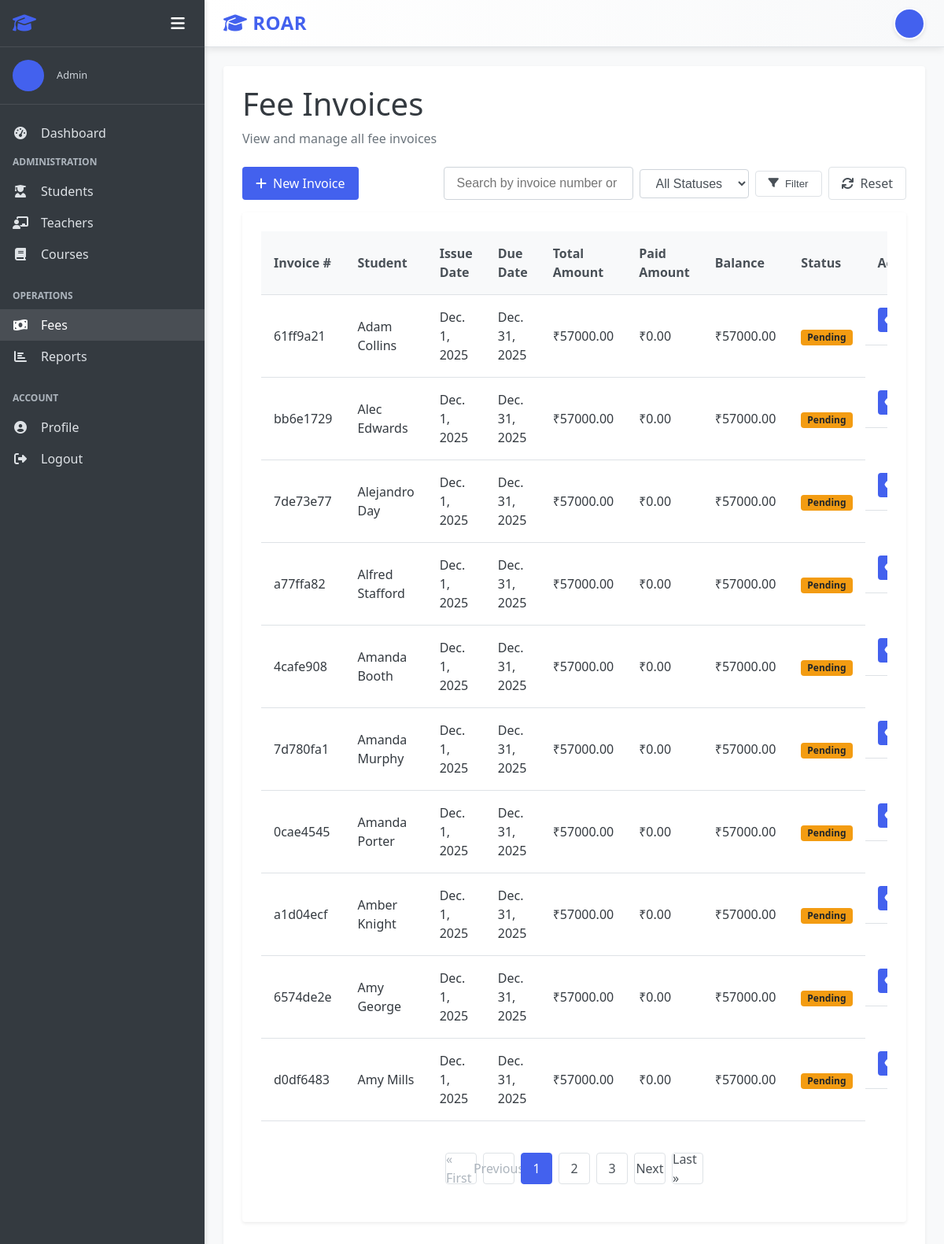
/fees/invoices/ (signed in), run on the app's committed database.
### accounts/models.py (models this page shows, shortened)
class User(AbstractUser):
    USER_TYPE_CHOICES = (
        ('admin', 'Admin'),
        ('teacher', 'Teacher'),
        ('student', 'Student'),
    )
    user_type = models.CharField(max_length=10, choices=USER_TYPE_CHOICES, default='student')
    profile_pic = models.ImageField(upload_to='profile_pics/', null=True, blank=True)
    address = models.TextField(null=True, blank=True)
    mobile = models.CharField(max_length=15, null=True, blank=True)
    department = models.ForeignKey(Department, on_delete=models.CASCADE,default=None ,null=True, blank=True)
    @property
    def is_admin(self):
        return self.user_type == 'admin'
    @property
    def is_teacher(self):
        return self.user_type == 'teacher'
    @property
    def is_student(self):
        return self.user_type == 'student'

### fees/models.py (models this page shows, shortened)
class FeeInvoice(models.Model):
    STATUS_CHOICES = (
        ('pending', 'Pending'),
        ('paid', 'Paid'),
        ('overdue', 'Overdue'),
        ('cancelled', 'Cancelled'),
    )
    invoice_number = models.CharField(max_length=20, unique=True, default=uuid.uuid4)
    student = models.ForeignKey(Student, on_delete=models.CASCADE, related_name='fee_invoices')
    total_amount = models.DecimalField(max_digits=10, decimal_places=2)
    paid_amount = models.DecimalField(max_digits=10, decimal_places=2, default=0)
    status = models.CharField(max_length=10, choices=STATUS_CHOICES, default='pending')
    due_date = models.DateField()
    issue_date = models.DateField(auto_now_add=True)
    notes = models.TextField(blank=True, null=True)
    @property
    def balance(self):
        return self.total_amount - self.paid_amount
    class Meta:
        ordering = ['-issue_date']

### students/models.py (models this page shows, shortened)
class Student(models.Model):
    user = models.OneToOneField(User, on_delete=models.CASCADE, related_name='student_profile')
    student_id = models.CharField(max_length=20, unique=True)
    date_of_birth = models.DateField(null=True, blank=True)
    gender = models.CharField(max_length=10, choices=(('male', 'Male'), ('female', 'Female'), ('other', 'Other')))
    parent_name = models.CharField(max_length=100, null=True, blank=True)
    parent_mobile = models.CharField(max_length=15, null=True, blank=True)
    admission_date = models.DateField(auto_now_add=True)
    class Meta:
        ordering = ['user__first_name', 'user__last_name']

### fees/views.py (the view)
# urls.py: path('invoices/', views.FeeInvoiceListView.as_view(), name='fee_invoice_list'),
class FeeInvoiceListView(LoginRequiredMixin, AdminRequiredMixin, ListView):
    model = FeeInvoice
    template_name = 'fees/fee_invoice_list.html'
    context_object_name = 'invoices'
    paginate_by = 10

### students/views.py (called while the page is built)
    def test_func(self):
        return self.request.user.is_authenticated and self.request.user.is_admin

### templates/fees/fee_invoice_list.html (shortened to what this page needs)
{% extends "base.html" %}
{% block content %}
<div class="dashboard-header">
    <h1>Fee Invoices</h1>
    <p>View and manage all fee invoices</p>
</div>
<div class="action-bar">
    <div class="action-buttons">
        <a href="{% url 'fee_invoice_create' %}" class="btn btn-primary">
            <i class="fas fa-plus"></i> New Invoice
        </a>
    </div>
    <div class="filter-section">
        <form method="get" class="filter-form">
            <div class="form-group">
                <input type="text" name="search" placeholder="Search by invoice number or student" class="form-control" value="{{ request.GET.search }}">
            </div>
            <div class="form-group">
                <select name="status" class="form-control">
                    <option value="">All Statuses</option>
                </select>
            </div>
            <button type="submit" class="btn btn-outline">
                <i class="fas fa-filter"></i> Filter
            </button>
            <a href="{% url 'fee_invoice_list' %}" class="btn btn-outline">
                <i class="fas fa-sync"></i> Reset
            </a>
        </form>
    </div>
</div>
<div class="card">
    <div class="card-body">
        {% if invoices %}
        <div class="table-container">
            <table class="table">
                <thead>
                    <tr>
                        <th>Invoice #</th>
                        <th>Student</th>
                        <th>Issue Date</th>
                        <th>Due Date</th>
                        <th>Total Amount</th>
                        <th>Paid Amount</th>
                        <th>Balance</th>
                        <th>Status</th>
                        <th>Actions</th>
                    </tr>
                </thead>
                <tbody>
                    {% for invoice in invoices %}
                    <tr>
                        <td>{{ invoice.invoice_number }}</td>
                        <td>{{ invoice.student.user.get_full_name }}</td>
                        <td>{{ invoice.issue_date }}</td>
                        <td>{{ invoice.due_date }}</td>
                        <td>₹{{ invoice.total_amount|floatformat:2 }}</td>
                        <td>₹{{ invoice.paid_amount|floatformat:2 }}</td>
                        <td>₹{{ invoice.balance|floatformat:2 }}</td>
                        <td>
                            <span class="badge {% if invoice.status == 'paid' %}badge-success{% elif invoice.status == 'pending' %}badge-warning{% elif invoice.status == 'overdue' %}badge-danger{% else %}badge-secondary{% endif %}">
                                {{ invoice.get_status_display }}
                            </span>
                        </td>
                        <td class="table-actions">
                            <a href="{% url 'fee_invoice_detail' invoice.id %}" class="btn btn-sm btn-primary">
                                <i class="fas fa-eye"></i> View
                            </a>
                        </td>
                    </tr>
                    {% endfor %}
                </tbody>
            </table>
        </div>
        {% if is_paginated %}
        <div class="pagination-container">
            <ul class="pagination">
                {% if page_obj.has_previous %}
                <li><a href="?page=1{% if request.GET.search %}&search={{ request.GET.search }}{% endif %}{% if request.GET.status %}&status={{ request.GET.status }}{% endif %}">&laquo; First</a></li>
                <li><a href="?page={{ page_obj.previous_page_number }}{% if request.GET.search %}&search={{ request.GET.search }}{% endif %}{% if request.GET.status %}&status={{ request.GET.status }}{% endif %}">Previous</a></li>
                {% else %}
                <li class="disabled"><span>&laquo; First</span></li>
                <li class="disabled"><span>Previous</span></li>
                {% endif %}
                {% for i in paginator.page_range %}
                    {% if page_obj.number == i %}
                    <li class="active"><span>{{ i }}</span></li>
                    {% elif i > page_obj.number|add:'-3' and i < page_obj.number|add:'3' %}
                    <li><a href="?page={{ i }}{% if request.GET.search %}&search={{ request.GET.search }}{% endif %}{% if request.GET.status %}&status={{ request.GET.status }}{% endif %}">{{ i }}</a></li>
                    {% endif %}
                {% endfor %}
                {% if page_obj.has_next %}
                <li><a href="?page={{ page_obj.next_page_number }}{% if request.GET.search %}&search={{ request.GET.search }}{% endif %}{% if request.GET.status %}&status={{ request.GET.status }}{% endif %}">Next</a></li>
                <li><a href="?page={{ paginator.num_pages }}{% if request.GET.search %}&search={{ request.GET.search }}{% endif %}{% if request.GET.status %}&status={{ request.GET.status }}{% endif %}">Last &raquo;</a></li>
                {% else %}
                <li class="disabled"><span>Next</span></li>
                <li class="disabled"><span>Last &raquo;</span></li>
                {% endif %}
            </ul>
        </div>
        {% endif %}
        {% endif %}
    </div>
</div>
{% endblock %}

### templates/base.html (shortened to what this page needs)
<!DOCTYPE html>
<html lang="en">
<head>
    <link rel="stylesheet" href="/static/css/style.css">
    <link rel="stylesheet" href="https://cdnjs.cloudflare.com/ajax/libs/font-awesome/6.4.0/css/all.min.css">
</head>
<body>
    <div class="app-container {% if not user.is_authenticated %}auth-page{% endif %}">
        {% if user.is_authenticated %}
        <aside class="sidebar">
            <div class="sidebar-header">
                <h2><i class="fas fa-graduation-cap"></i> </h2>
                <div class="sidebar-controls">
                    <button class="sidebar-toggle" id="sidebarToggle">
                        <i class="fas fa-bars"></i>
                    </button>
                </div>
            </div>
            <div class="sidebar-user">
                {% if user.profile_pic %}
                    <img src="{{ user.profile_pic.url }}" alt="{{ user.get_full_name }}" class="user-avatar">
                {% else %}
                    <div class="user-avatar-placeholder">
                    </div>
                {% endif %}
                <div class="user-info">
                    <p class="user-role">{{ user.get_user_type_display }}</p>
                </div>
            </div>
            <nav class="sidebar-nav">
                <ul>
                    <li><a href="{% url 'dashboard' %}" class="{% if request.path == '/' %}active{% endif %}">
                        <i class="fas fa-tachometer-alt"></i> <span class="menu-text">Dashboard</span>
                    </a></li>
                    {% if user.is_admin %}
                    <li class="nav-section">
                        <span class="nav-section-title">Administration</span>
                        <ul>
                            <li><a href="{% url 'student_list' %}" class="{% if '/students/' in request.path %}active{% endif %}">
                                <i class="fas fa-user-graduate"></i> <span class="menu-text">Students</span>
                            </a></li>
                            <li><a href="{% url 'teacher_list' %}" class="{% if '/teachers/' in request.path %}active{% endif %}">
                                <i class="fas fa-chalkboard-teacher"></i> <span class="menu-text">Teachers</span>
                            </a></li>
                            <li><a href="{% url 'course_list' %}" class="{% if '/courses/' in request.path %}active{% endif %}">
                                <i class="fas fa-book"></i> <span class="menu-text">Courses</span>
                            </a></li>
                        </ul>
                    </li>
                    <li class="nav-section">
                        <span class="nav-section-title">Operations</span>
                        <ul>
                            <li><a href="{% url 'fee_invoice_list' %}" class="{% if '/fees/' in request.path %}active{% endif %}">
                                <i class="fas fa-money-bill-wave"></i> <span class="menu-text">Fees</span>
                            </a></li>
                            <li><a href="{% url 'report_dashboard' %}" class="{% if '/reports/' in request.path %}active{% endif %}">
                                <i class="fas fa-chart-bar"></i> <span class="menu-text">Reports</span>
                            </a></li>
                        </ul>
                    </li>
                    {% endif %}
                    <li class="nav-section">
                        <span class="nav-section-title">Account</span>
                        <ul>
                            <li><a href="{% url 'profile' %}">
                                <i class="fas fa-user-circle"></i> <span class="menu-text">Profile</span>
                            </a></li>
                            <li><a href="{% url 'logout' %}">
                                <i class="fas fa-sign-out-alt"></i> <span class="menu-text">Logout</span>
                            </a></li>
                        </ul>
                    </li>
                </ul>
            </nav>
        </aside>
        {% endif %}
        <main class="main-content {% if not user.is_authenticated %}auth-main{% endif %}">
            {% if user.is_authenticated %}
            <header class="main-header">
                <div class="header-left">
                    <h1><i class="fas fa-graduation-cap"></i> ROAR</h1>
                </div>
                <div class="header-right">
                    <div class="header-user">
                        <a href="{% url 'profile' %}" class="user-profile-link">
                            {% if user.profile_pic %}
                            <img src="{{ user.profile_pic.url }}" alt="{{ user.get_full_name }}" class="user-avatar-small">
                            {% else %}
                            <div class="user-avatar-small-placeholder">
                            </div>
                            {% endif %}
                        </a>
                    </div>
                </div>
            </header>
            {% endif %}
            <div class="content-wrapper">
                <div class="content">
                    {% block content %}{% endblock %}
                </div>
            </div>
        </main>
    </div>
</body>
</html>

### templates/fees/fee_invoice_list.html (style rules this page uses)
.action-bar { display: flex; justify-content: space-between; align-items: center; margin-bottom: var(--spacing-md); flex-wrap: wrap; gap: var(--spacing-md); }
.filter-form { display: flex; gap: 0.5rem; align-items: center; flex-wrap: wrap; }
.filter-form .form-group { margin-bottom: 0; }
.filter-form .form-control { width: auto; display: inline-block; }
.badge { display: inline-block; padding: 0.25rem 0.5rem; font-size: 0.75rem; font-weight: 700; line-height: 1; text-align: center; white-space: nowrap; vertical-align: baseline; border-radius: 0.25rem; }
.badge-warning { color: #212529; background-color: #f39c12; }
.table-actions { white-space: nowrap; }

### data on the page
User: user_type "Admin"
FeeInvoice: invoice_number "61ff9a21", student.user.get_full_name "Adam Collins", issue_date "Dec. 1, 2025", due_date "Dec. 31, 2025", total_amount "57000.00", paid_amount "0.00", balance "57000.00", status "Pending"
FeeInvoice: invoice_number "bb6e1729", student.user.get_full_name "Alec Edwards", issue_date "Dec. 1, 2025", due_date "Dec. 31, 2025", total_amount "57000.00", paid_amount "0.00", balance "57000.00", status "Pending"
FeeInvoice: invoice_number "7de73e77", student.user.get_full_name "Alejandro Day", issue_date "Dec. 1, 2025", due_date "Dec. 31, 2025", total_amount "57000.00", paid_amount "0.00", balance "57000.00", status "Pending"
FeeInvoice: invoice_number "a77ffa82", student.user.get_full_name "Alfred Stafford", issue_date "Dec. 1, 2025", due_date "Dec. 31, 2025", total_amount "57000.00", paid_amount "0.00", balance "57000.00", status "Pending"
FeeInvoice: invoice_number "4cafe908", student.user.get_full_name "Amanda Booth", issue_date "Dec. 1, 2025", due_date "Dec. 31, 2025", total_amount "57000.00", paid_amount "0.00", balance "57000.00", status "Pending"
FeeInvoice: invoice_number "7d780fa1", student.user.get_full_name "Amanda Murphy", issue_date "Dec. 1, 2025", due_date "Dec. 31, 2025", total_amount "57000.00", paid_amount "0.00", balance "57000.00", status "Pending"
FeeInvoice: invoice_number "0cae4545", student.user.get_full_name "Amanda Porter", issue_date "Dec. 1, 2025", due_date "Dec. 31, 2025", total_amount "57000.00", paid_amount "0.00", balance "57000.00", status "Pending"
FeeInvoice: invoice_number "a1d04ecf", student.user.get_full_name "Amber Knight", issue_date "Dec. 1, 2025", due_date "Dec. 31, 2025", total_amount "57000.00", paid_amount "0.00", balance "57000.00", status "Pending"
FeeInvoice: invoice_number "6574de2e", student.user.get_full_name "Amy George", issue_date "Dec. 1, 2025", due_date "Dec. 31, 2025", total_amount "57000.00", paid_amount "0.00", balance "57000.00", status "Pending"
FeeInvoice: invoice_number "d0df6483", student.user.get_full_name "Amy Mills", issue_date "Dec. 1, 2025", due_date "Dec. 31, 2025", total_amount "57000.00", paid_amount "0.00", balance "57000.00", status "Pending"

### other printed values
{{ i }} "1"
{{ i }} "2" "3"
